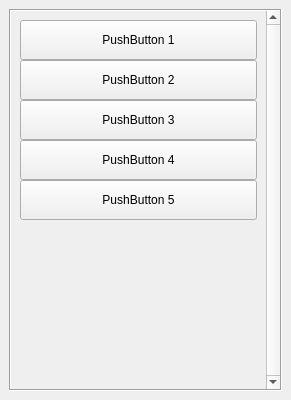
<?xml version="1.0" encoding="UTF-8"?>
<ui version="4.0">
 <class>MainWindow</class>
 <widget class="QMainWindow" name="MainWindow">
  <property name="geometry">
   <rect>
    <x>0</x>
    <y>0</y>
    <width>291</width>
    <height>400</height>
   </rect>
  </property>
  <property name="sizePolicy">
   <sizepolicy hsizetype="Fixed" vsizetype="Preferred">
    <horstretch>0</horstretch>
    <verstretch>0</verstretch>
   </sizepolicy>
  </property>
  <property name="maximumSize">
   <size>
    <width>350</width>
    <height>400</height>
   </size>
  </property>
  <property name="windowTitle">
   <string>Telefonia IP</string>
  </property>
  <property name="windowIcon">
   <iconset>
    <normaloff>C:/Users/ATLASII/.designer/backup/comun.png</normaloff>C:/Users/ATLASII/.designer/backup/comun.png</iconset>
  </property>
  <property name="layoutDirection">
   <enum>Qt::LeftToRight</enum>
  </property>
  <widget class="QWidget" name="centralwidget">
   <layout class="QGridLayout" name="gridLayout">
    <item row="0" column="0">
     <widget class="QFrame" name="frame">
      <property name="frameShape">
       <enum>QFrame::NoFrame</enum>
      </property>
      <property name="frameShadow">
       <enum>QFrame::Raised</enum>
      </property>
      <layout class="QGridLayout" name="gridLayout_2">
       <property name="leftMargin">
        <number>0</number>
       </property>
       <property name="topMargin">
        <number>0</number>
       </property>
       <property name="rightMargin">
        <number>0</number>
       </property>
       <property name="bottomMargin">
        <number>0</number>
       </property>
       <property name="spacing">
        <number>0</number>
       </property>
       <item row="0" column="0">
        <widget class="QScrollArea" name="scrollArea">
         <property name="frameShape">
          <enum>QFrame::Box</enum>
         </property>
         <property name="verticalScrollBarPolicy">
          <enum>Qt::ScrollBarAlwaysOn</enum>
         </property>
         <property name="widgetResizable">
          <bool>true</bool>
         </property>
         <widget class="QWidget" name="scrollAreaWidgetContents">
          <property name="geometry">
           <rect>
            <x>0</x>
            <y>0</y>
            <width>252</width>
            <height>378</height>
           </rect>
          </property>
          <layout class="QVBoxLayout" name="verticalLayout_2">
           <property name="spacing">
            <number>0</number>
           </property>
           <property name="leftMargin">
            <number>9</number>
           </property>
           <property name="topMargin">
            <number>9</number>
           </property>
           <property name="rightMargin">
            <number>9</number>
           </property>
           <property name="bottomMargin">
            <number>9</number>
           </property>
           <item>
            <layout class="QVBoxLayout" name="verticalLayout">
             <property name="spacing">
              <number>0</number>
             </property>
             <item>
              <widget class="QPushButton" name="pushButton_1">
               <property name="minimumSize">
                <size>
                 <width>0</width>
                 <height>40</height>
                </size>
               </property>
               <property name="text">
                <string>PushButton 1</string>
               </property>
              </widget>
             </item>
             <item>
              <widget class="QPushButton" name="pushButton_2">
               <property name="minimumSize">
                <size>
                 <width>0</width>
                 <height>40</height>
                </size>
               </property>
               <property name="text">
                <string>PushButton 2</string>
               </property>
              </widget>
             </item>
             <item>
              <widget class="QPushButton" name="pushButton_3">
               <property name="minimumSize">
                <size>
                 <width>0</width>
                 <height>40</height>
                </size>
               </property>
               <property name="text">
                <string>PushButton 3</string>
               </property>
              </widget>
             </item>
             <item>
              <widget class="QPushButton" name="pushButton_4">
               <property name="minimumSize">
                <size>
                 <width>0</width>
                 <height>40</height>
                </size>
               </property>
               <property name="text">
                <string>PushButton 4</string>
               </property>
              </widget>
             </item>
             <item>
              <widget class="QPushButton" name="pushButton_5">
               <property name="minimumSize">
                <size>
                 <width>0</width>
                 <height>40</height>
                </size>
               </property>
               <property name="text">
                <string>PushButton 5</string>
               </property>
              </widget>
             </item>
             <item>
              <spacer name="verticalSpacer">
               <property name="orientation">
                <enum>Qt::Vertical</enum>
               </property>
               <property name="sizeHint" stdset="0">
                <size>
                 <width>20</width>
                 <height>40</height>
                </size>
               </property>
              </spacer>
             </item>
            </layout>
           </item>
          </layout>
         </widget>
        </widget>
       </item>
      </layout>
     </widget>
    </item>
   </layout>
  </widget>
 </widget>
 <resources>
  <include location="icons.qrc"/>
 </resources>
 <connections/>
</ui>
